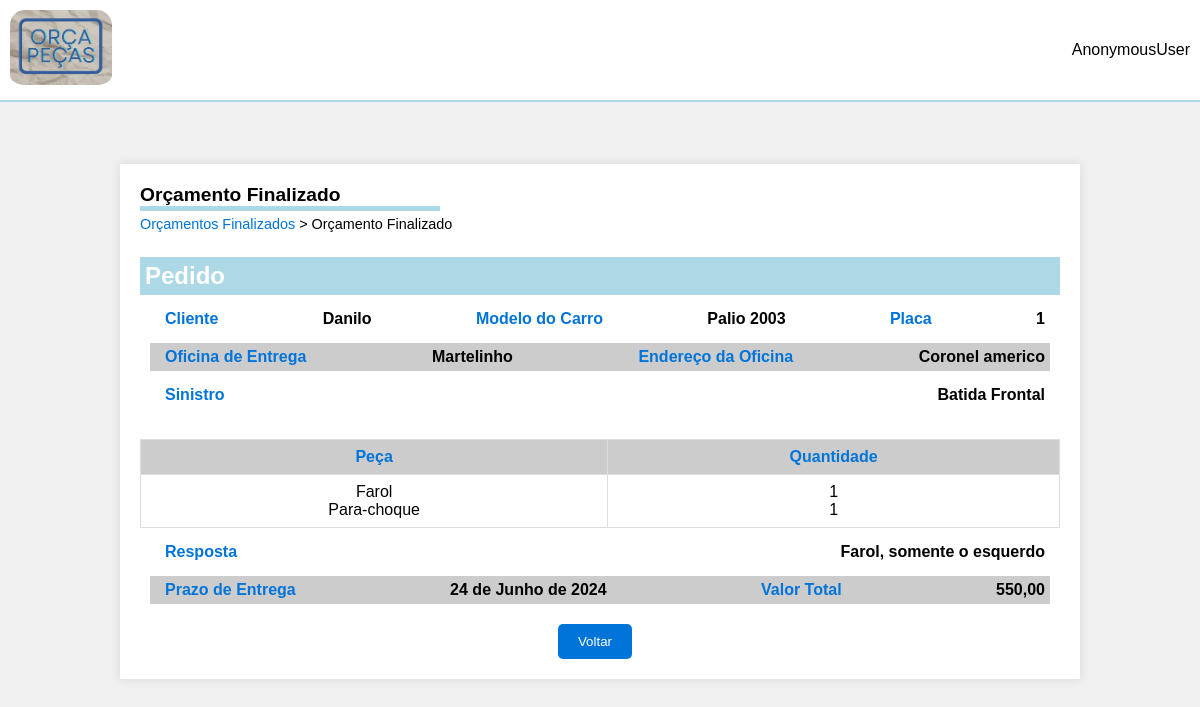
Page /finalizados2/7 on the committed database.
### orcaPecas/models.py (models this page shows, shortened)
class Orcamento(models.Model):
    criador = models.ForeignKey(User, on_delete=models.CASCADE)
    nome = models.CharField(max_length=100)
    modelo = models.CharField(max_length=100)
    placa = models.CharField(max_length=100)
    data_criacao = models.DateTimeField(auto_now_add=True)
    oficina_entrega_nome = models.CharField(max_length=100)
    oficina_entrega_endereco = models.TextField()
    status = models.CharField(max_length=27, default='Pendente')
    comentarios_cliente = models.TextField(blank=True, null=True)
    comentarios_fornecedor = models.TextField(blank=True, null=True)
    prazo_entrega = models.DateField(blank=True, null=True)
    valor_total = models.DecimalField(max_digits=10, decimal_places=2, blank=True, null=True)
    itens_orcamento = models.JSONField(default=list)

### orcaPecas/views.py (the view)
# urls.py: path('finalizados2/<int:id>', views.finalizados_info, name='finalizados2'),
def finalizados_info(request, id):
    detalhes = Orcamento.objects.get(id=id)
    return render(request, 'pages/finalizados2.html', {'detalhe': detalhes})

### orcaPecas/templates/pages/finalizados2.html (shortened to what this page needs)
{% load static %}
<!DOCTYPE html>
<html lang="en">
  <head>
    <link rel="stylesheet" href="{% static 'css/responder_orcamento.css' %}" />
  </head>
  <body>
    <header>
      <img src="{% static 'images/logoOrcaPecas.PNG' %}" alt="Logo" />
      <span class="user-name">{{ user }}</span>
    </header>
    <main>
      <div class="container">
      <div class="page-title-container">
        <h1 class="page-title">Orçamento Finalizado</h1>
        <div class="breadcrumb">
          <a href="{% url 'finalizados' %}">Orçamentos Finalizados</a> > <span>Orçamento Finalizado</span>
        </div>
      </div>
      <form id="orcamento-form" method="POST" action="{% url 'status_orcamento' detalhe.id %}">
        <div class="form-container">
          <h2>Pedido</h2>
          <div class="form-section">
            <label for="cliente">Cliente</label>
            <span>{{detalhe.nome}}</span>
            <label for="modelo">Modelo do Carro</label>
            <span>{{detalhe.modelo}}</span>
            <label for="placa">Placa</label>
            <span>{{detalhe.placa}}</span>
          </div>
          <div class="form-section oficina">
            <label for="oficina">Oficina de Entrega</label>
            <span>{{detalhe.oficina_entrega_nome}}</span>
            <label for="endereco">Endereço da Oficina</label>
            <span>{{detalhe.oficina_entrega_endereco}}</span>
          </div>
          <div class="form-section">
            <label for="sinistro">Sinistro</label>
            <span>{{detalhe.comentarios_cliente}}</span>
          </div>
        </div>
        <div class="table">
          <table>
            <thead>
              <tr>
                <th>Peça</th>
                <th>Quantidade</th>
              </tr>
            </thead>
            <tbody id="itemsBody">
                <td>
                    {% for item in detalhe.itens_orcamento %}
                        {{item.peca}}<br>
                    {% endfor %}
                </td>
                <td>
                    {% for item in detalhe.itens_orcamento %}
                        {{item.quantidade}}<br>
                    {% endfor %}
                </td>
            </tbody>
          </table>
        </div>
        <div class="form-section">
            <label for="resposta">Resposta</label>
            <span>{{detalhe.comentarios_fornecedor}}</span>
        </div>
        <div class="form-section oficina">
            <label for="prazo_entrega">Prazo de Entrega</label>
            <span>{{detalhe.prazo_entrega}}</span>
            <label for="valor_total">Valor Total</label>
            <span>{{detalhe.valor_total}}</span>
        </div>
        <div class="buttons">
            <a href="{% url 'finalizados' %}"><button
                type="button"
                class="btn-back"
              >Voltar</button></a>
        </div>
      </form>
    </div>
    </main>
  </body>
</html>

### templates/static/css/responder_orcamento.css (style rules this page uses)
* { margin: 0; padding: 0; box-sizing: border-box; font-family: Arial, Helvetica, sans-serif; }
span { font-family: Arial, Helvetica, sans-serif; color: black; }
main { display: flex; flex-direction: column; justify-content: center; align-items: center; height: 80vh; }
header { display: flex; justify-content: space-between; align-items: center; background-color: white; border-bottom: 2px solid #add8e6; padding: 10px; }
header img { max-height: 80px; padding-bottom: 5px; border-radius: 15px; }
body { background-color: #f0f0f0; }
.container { width: 80%; max-height: 750px; margin: auto; padding: 20px; background-color: #fff; box-shadow: 0 0 10px rgba(0, 0, 0, 0.1); position: fixed; }
.page-title-container { width: 100%; margin-bottom: 20px; padding-bottom: 5px; display: flex; flex-direction: column; align-items: flex-start; }
.page-title-container h1 { border-bottom: 5px solid #add8e6; width: 300px; }
.page-title { font-size: 1.2rem; margin-bottom: 5px; }
.breadcrumb { font-size: 0.9rem; }
.breadcrumb a { color: #0074d9; text-decoration: none; }
.form-container { width: 100%; overflow-x: auto; margin-bottom: 20px; }
.form-container h2 { color: #fff; background-color: #add8e6; padding: 5px; }
.form-section { padding: 5px; margin: 10px; color: #0074d9; font-weight: bold; display: flex; justify-content: space-between; align-items: center; }
.form-section.oficina { background-color: #ccc; align-items: center; }
.form-section input, .form-section label { margin: 0 10px; }
.buttons { text-align: center; margin-top: 20px; }
.buttons button, .btn-add { padding: 10px 20px; background-color: #0074d9; color: #fff; border: none; border-radius: 5px; cursor: pointer; margin-right: 10px; }
.table { margin-top: 20px; overflow-x: auto; max-height: 200px; }
table { width: 100%; border-collapse: collapse; }
table, th, td { border: 1px solid #ddd; }
th, td { padding: 8px; text-align: center; }
th { background-color: #ccc; color: #0074d9; font-weight: bold; }

### rows in the picture
Orcamento: nome "Danilo", modelo "Palio 2003", placa "1", oficina_entrega_nome "Martelinho", oficina_entrega_endereco "Coronel americo", comentarios_cliente "Batida Frontal", comentarios_fornecedor "Farol, somente o esquerdo", prazo_entrega "24 de Junho de 2024", valor_total "550,00"

### other values in the picture
{{ user }} "AnonymousUser"
{{ item.peca }} "Farol" "Para-choque"
{{ item.quantidade }} "1" "1"
